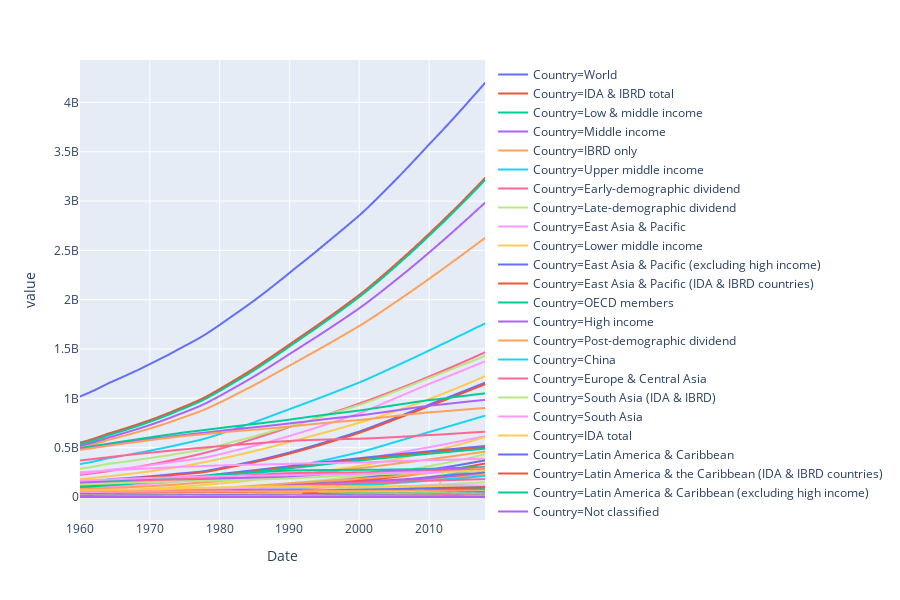

Notebook code for this chart:
### Code cell
fig = px.line(urban_population_cleaned, x='Date', y='value',color='Country')
fig.show()
